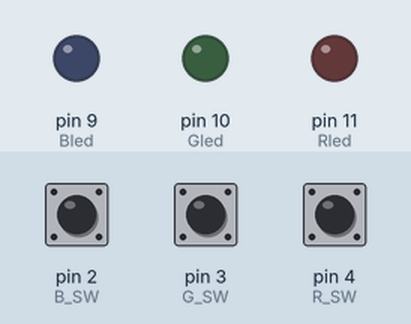
Bench run of a sketch on a simulated Arduino Uno, built with avr-gcc and run on an emulated ATmega328P. Shown: output pins drawn as LEDs (lit = HIGH). The inputs (shaded band) are chosen by the test bench; at power-on: pin 2 (B_SW) LOW, pin 3 (G_SW) LOW, pin 4 (R_SW) LOW.

Above: at 1.2 s.
1.3 s: pin 2 (B_SW) pulled HIGH for 1 s
At 3.1 s:
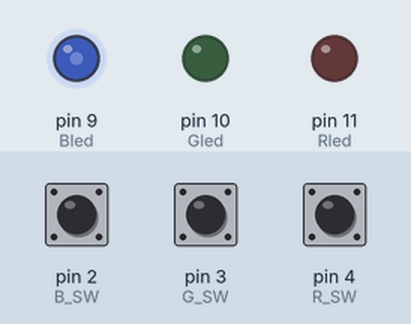
3.8 s: pin 3 (G_SW) pulled HIGH for 3.2 s
8.5 s: pin 4 (R_SW) pulled HIGH for 0.15 s
At 9.8 s:
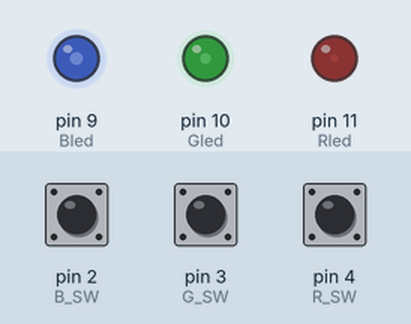
10.1 s: pin 3 (G_SW) pulled HIGH for 0.15 s
At 11.1 s:
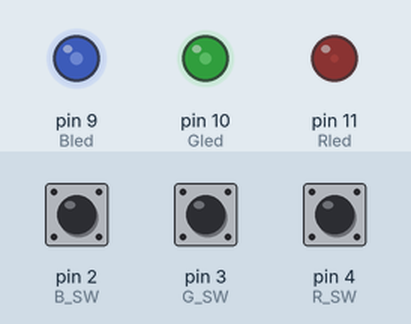
11.7 s: pin 4 (R_SW) pulled HIGH for 1 s
At 13.5 s:
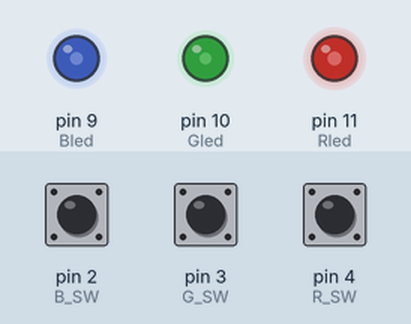
14.2 s: pin 2 (B_SW) pulled HIGH for 3.2 s
At 14.95 s:
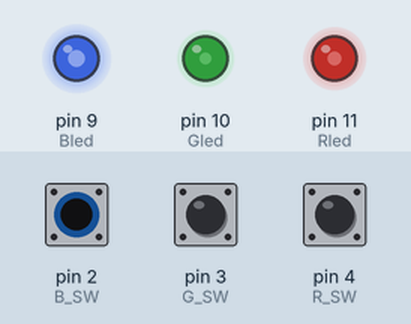
Timing chart, 0 to 18.9 s (numbered marks = the images above; inputs shaded):
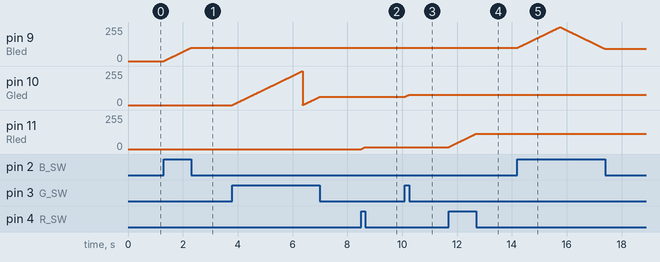

Measured:
- after the input at 1.3 s, pin 9 (Bled): moves from 0/255 to 99/255 over 0.98 s, starting at once
- after the input at 8.5 s, pin 11 (Rled): moves from 0/255 to 15/255 over 0.14 s, starting at once
- after the input at 10.1 s, pin 10 (Gled): moves from 62/255 to 77/255 over 0.14 s, starting at once
- after the input at 11.7 s, pin 11 (Rled): moves from 15/255 to 115/255 over 0.99 s, starting at once
- after the input at 14.2 s, pin 9 (Bled): rises from 99/255 to 255/255 in 1.6 s, then falls to 92/255 in 1.6 s

The sketch:

analogWritePWM.ino
```cpp
const int Rled = 11;
const int Gled = 10;
const int Bled = 9;

const int R_SW = 4;
const int G_SW = 3;
const int B_SW = 2;

int R_state;
int G_state;
int B_state;

int R_PWM = 0;
int G_PWM = 0;
int B_PWM = 0;
int Bcnt = 0;

void setup()
{

  pinMode(R_SW,INPUT);
  pinMode(G_SW,INPUT);
  pinMode(B_SW,INPUT);

  pinMode(Rled, OUTPUT);
  pinMode(Gled, OUTPUT);
  pinMode(Bled, OUTPUT);
}

void loop()
{
  R_state = digitalRead(R_SW);
  G_state = digitalRead(G_SW);
  B_state = digitalRead(B_SW);

  if(R_state == 1){
        ++R_PWM;
    if(R_PWM > 255){
        R_PWM = 0;
    }
  }


  if(G_state == 1){
        ++G_PWM;
    if(G_PWM > 255){
        G_PWM = 0;
    }
  }
  //R과 G는 (1, 2번째) 카운트 초과시 0으로 초기화
   if(B_state == 1){
      ++Bcnt;


    if(Bcnt > 0 && Bcnt <256)
        ++B_PWM;
    else if(Bcnt >= 256 && Bcnt <511)
        --B_PWM;


/*
if(Bcnt <256)
        ++B_PWM;
    else if(Bcnt <511)
        --B_PWM;

*/
//관계연산자를 사용하지 않아도 된다.


    else
        Bcnt = 0;
    }

  //B는(3번째) 카운트초과시 다시감소하여 0으로 수렴
  //cnt가 올라가다가 255를 넘으면 감소하고 0이되면 다시증가하고를 구현
 //Bsubcnt의 숫자범위를 잘 설정해야 오류가 없다.

  analogWrite(Rled,R_PWM);
  analogWrite(Gled,G_PWM);
  analogWrite(Bled,B_PWM);
  delay(10);


}
```
